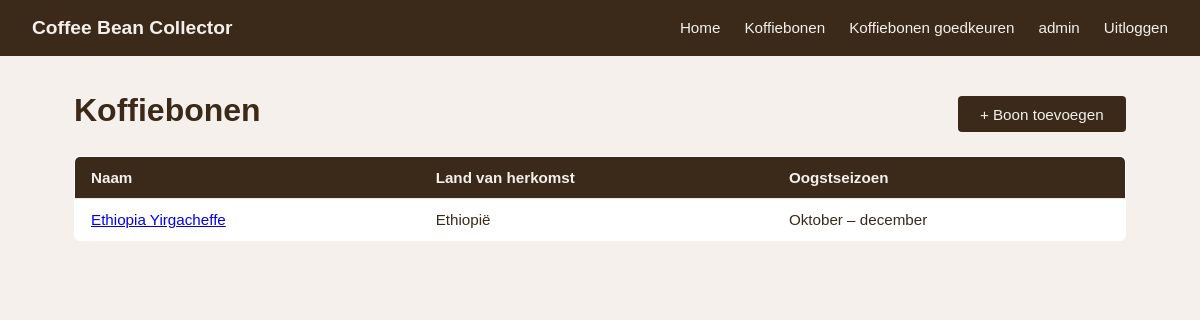
The page /bonen/ (signed in) on the database its author committed.
### base/models.py (models this page shows, shortened)
class Bean(models.Model):
    name = models.CharField(max_length=255)
    country_of_origin = models.CharField(max_length=255)
    roaster = models.CharField(max_length=255, blank=True, default='')
    harvest_season = models.CharField(max_length=255)
    in_season = models.BooleanField(default=True)
    approved = models.BooleanField(default=False)
    approved_by = models.ForeignKey(
        User, null=True, blank=True, on_delete=models.SET_NULL, related_name='approved_beans'
    )

### base/views.py (the view)
# urls.py: path('bonen/', views.bean_list, name='bean_list'),
def bean_list(request):
    from .models import Bean
    beans = Bean.objects.filter(approved=True).order_by('name')
    pending_count = Bean.objects.filter(approved=False).count() if request.user.is_staff else 0
    return render(request, 'base/bean_list.html', {'beans': beans, 'pending_count': pending_count})

### base/templates/base/bean_list.html (shortened to what this page needs)
{% extends "base.html" %}
{% block content %}
<div class="bean-list-container">
    <div class="bean-list-header">
        <h1>Koffiebonen</h1>
        {% if user.is_authenticated %}
            <a href="{% url 'bean_add' %}" class="btn">+ Boon toevoegen</a>
        {% endif %}
    </div>
    {% if beans %}
        <table class="bean-table">
            <thead>
                <tr>
                    <th>Naam</th>
                    <th>Land van herkomst</th>
                    <th>Oogstseizoen</th>
                </tr>
            </thead>
            <tbody>
                {% for bean in beans %}
                    <tr>
                        <td><a href="{% url 'bean_detail' bean.pk %}">{{ bean.name }}</a></td>
                        <td>{{ bean.country_of_origin }}</td>
                        <td>{{ bean.harvest_season }}</td>
                    </tr>
                {% endfor %}
            </tbody>
        </table>
    {% else %}
        <p>Er zijn nog geen goedgekeurde koffiebonen.</p>
    {% endif %}
</div>
{% endblock %}

### base/templates/base.html (shortened to what this page needs)
{% load static %}
<!DOCTYPE html>
<html lang="nl">
<head>
    <link rel="stylesheet" href="{% static 'base/css/style.css' %}">
</head>
<body>
<nav>
    <a class="brand" href="/">Coffee Bean Collector</a>
    <ul>
        <li><a href="/">Home</a></li>
        <li><a href="{% url 'bean_list' %}">Koffiebonen</a></li>
        {% if user.is_authenticated %}
            {% if user.is_staff %}
                <li><a href="{% url 'beheer_bonen' %}">Koffiebonen goedkeuren</a></li>
            {% endif %}
            <li><a href="{% url 'profile' %}">{{ user.get_full_name|default:user.username }}</a></li>
            <li>
                <form method="post" action="{% url 'logout' %}" style="margin:0;">
                    <button type="submit" class="nav-logout-btn">Uitloggen</button>
                </form>
            </li>
        {% else %}
            <li><a href="{% url 'login' %}">Inloggen</a></li>
            <li><a href="{% url 'register' %}">Registreren</a></li>
        {% endif %}
    </ul>
</nav>
<main>
    {% block content %}
    {% endblock %}
</main>
</body>
</html>

### base/static/base/css/style.css (style rules this page uses)
* { margin: 0; padding: 0; box-sizing: border-box; }
body { font-family: Arial, sans-serif; background-color: #f5f0eb; color: #3b2a1a; }
nav { background-color: #3b2a1a; padding: 0 2rem; display: flex; align-items: center; justify-content: space-between; height: 56px; }
nav .brand { color: #f5f0eb; font-size: 1.2rem; font-weight: bold; text-decoration: none; }
nav ul { list-style: none; display: flex; gap: 1.5rem; }
nav ul li a { color: #f5f0eb; text-decoration: none; font-size: 0.95rem; }
main { max-width: 1100px; margin: 2rem auto; padding: 0 1.5rem; }
.nav-logout-btn { background: none; border: none; color: #f5f0eb; font-size: 0.95rem; cursor: pointer; padding: 0; font-family: inherit; }
.btn { display: inline-block; margin-top: 0.5rem; padding: 0.6rem 1.4rem; background-color: #3b2a1a; color: #f5f0eb; border: none; border-radius: 4px; font-size: 0.95rem; cursor: pointer; text-decoration: none; }
.bean-list-header { display: flex; justify-content: space-between; align-items: center; margin-bottom: 1.5rem; }
.bean-table { width: 100%; border-collapse: collapse; background-color: #fff; border-radius: 6px; overflow: hidden; border: 1px solid #d9cdbf; }
.bean-table th, .bean-table td { padding: 0.75rem 1rem; text-align: left; font-size: 0.95rem; border-bottom: 1px solid #f0e8dc; }
.bean-table th { background-color: #3b2a1a; color: #f5f0eb; font-weight: bold; }
.bean-table tr:last-child td { border-bottom: none; }

### rows shown on the page
Bean: name "Ethiopia Yirgacheffe", country_of_origin "Ethiopië", harvest_season "Oktober – december"

### other values the page prints
{{ user.get_full_name|default:user.username }} "admin"
